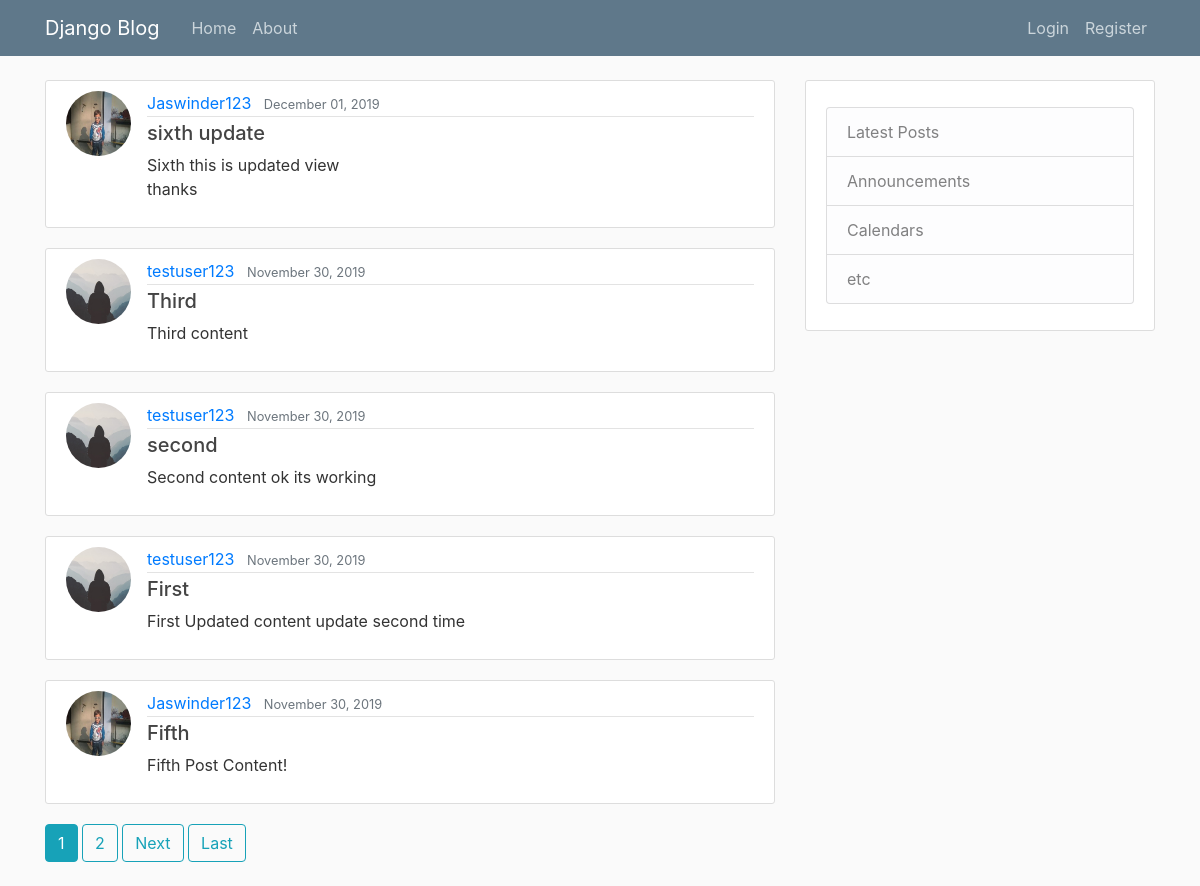
The page / on the database its author committed.
### util/models.py (models this page shows, shortened)
class Post(models.Model):
	title = models.CharField(max_length=100)
	content = models.TextField()
	date_posted = models.DateTimeField(default=timezone.now)
	author = models.ForeignKey(User, on_delete=models.CASCADE)

### users/models.py (models this page shows, shortened)
class Profile(models.Model):
    user = models.OneToOneField(User, on_delete=models.CASCADE)
    image = models.ImageField(default='default.jpg', upload_to='profile_pics')

### util/views.py (the view)
# urls.py: path('', PostListView.as_view(), name='util-home'),
class PostListView(ListView):
    model = Post
    template_name = 'util/home.html'  # <app>/<model>_<viewtype>.html
    context_object_name = 'posts'
    ordering = ['-date_posted']
    paginate_by = 5

### util/templates/util/home.html (shortened to what this page needs)
{% extends "util/base.html" %}
{% block content %}
    {% for post in posts %}
        <article class="media content-section">
        <img class="rounded-circle article-img" src="{{ post.author.profile.image.url }}">
          <div class="media-body">
            <div class="article-metadata">
              <a class="mr-2" href="{% url 'user-posts' post.author %}">{{ post.author }}</a>
              <small class="text-muted">{{ post.date_posted|date:"F d, Y" }}</small>
            </div>
            <h5><a class="article-title" href="{%url 'post-detail' post.id %}">{{ post.title }}</a></h5>
            <p class="article-content">{{ post.content }}</p>
          </div>
        </article>
    {% endfor %}
    {% if is_paginated %}
      {% for num in page_obj.paginator.page_range %}
          {% if page_obj.number == num %}
          <a class="btn btn-info mb-4" href="?page={{ num }}">{{ num }}</a>
          {% elif num > page_obj.number|add:'-3' and num < page_obj.number|add:'3' %}
          <a class="btn btn-outline-info mb-4" href="?page={{ num }}">{{ num }}</a>
          {% endif %}
      {% endfor %}
      {% if page_obj.has_next %}
        <a class="btn btn-outline-info mb-4" href="?page={{ page_obj.next_page_number }}">Next</a>
        <a class="btn btn-outline-info mb-4" href="?page={{ page_obj.paginator.num_pages }}">Last</a>
      {% endif %}
  {% endif %}
{% endblock content %}

### util/templates/util/base.html (shortened to what this page needs)
{% load static %}
<!DOCTYPE html>
<html>
<head>
    <link rel="stylesheet" type="text/css" href="{% static 'bs4/css/bootstrap.min.css' %}">
    <link rel="stylesheet" type="text/css" href="{% static 'css/main.css' %}">
</head>
<body>
    <header class="site-header">
      <nav class="navbar navbar-expand-md navbar-dark bg-steel fixed-top">
        <div class="container">
          <a class="navbar-brand mr-4" href="{% url 'util-home' %}">Django Blog</a>
          <div class="collapse navbar-collapse" id="navbarToggle">
            <div class="navbar-nav mr-auto">
              <a class="nav-item nav-link" href="{% url 'util-home' %}">Home</a>
              <a class="nav-item nav-link" href="{% url 'util-about' %}">About</a>
            </div>
            <div class="navbar-nav">
              {% if request.user.is_authenticated %}
                <a class="nav-item nav-link" href="{% url 'post-create' %}"> New Post</a>
                 <a class="nav-item nav-link" href="{% url 'profile' %}">Profile</a>
                <a class="nav-item nav-link" href="{% url 'logout' %}">Logout</a>
              {% else %}
                <a class="nav-item nav-link" href="{% url 'login' %}">Login</a>
                <a class="nav-item nav-link" href="{% url 'register' %}">Register</a>
              {% endif %}
            </div>
          </div>
        </div>
      </nav>
    </header>
    <main role="main" class="container">
      <div class="row">
        <div class="col-md-8">
          {% block content %}{% endblock %}
        </div>
        <div class="col-md-4">
          <div class="content-section">
            <p class='text-muted'>
              <ul class="list-group">
                <li class="list-group-item list-group-item-light">Latest Posts</li>
                <li class="list-group-item list-group-item-light">Announcements</li>
                <li class="list-group-item list-group-item-light">Calendars</li>
                <li class="list-group-item list-group-item-light">etc</li>
              </ul>
            </p>
          </div>
        </div>
      </div>
    </main>
</body>
</html>

### util/static/css/main.css (style rules this page uses)
body { background: #fafafa; color: #333333; margin-top: 5rem; }
h1, h2, h3, h4, h5, h6 { color: #444444; }
ul { margin: 0; }
.bg-steel { background-color: #5f788a; }
.site-header .navbar-nav .nav-link { color: #cbd5db; }
.content-section { background: #ffffff; padding: 10px 20px; border: 1px solid #dddddd; border-radius: 3px; margin-bottom: 20px; }
.article-title { color: #444444; }
.article-content { white-space: pre-line; }
.article-img { height: 65px; width: 65px; margin-right: 16px; }
.article-metadata { padding-bottom: 1px; margin-bottom: 4px; border-bottom: 1px solid #e3e3e3 }

### rows shown on the page
Post: author.profile.image (picture), author "Jaswinder123", date_posted "December 01, 2019", title "sixth update", content "Sixth this is updated view thanks"
Post: author.profile.image (placeholder picture), author "testuser123", date_posted "November 30, 2019", title "Third", content "Third content"
Post: author.profile.image (placeholder picture), author "testuser123", date_posted "November 30, 2019", title "second", content "Second content ok its working"
Post: author.profile.image (placeholder picture), author "testuser123", date_posted "November 30, 2019", title "First", content "First Updated content update second time"
Post: author.profile.image (picture), author "Jaswinder123", date_posted "November 30, 2019", title "Fifth", content "Fifth Post Content!"

### other values the page prints
{{ num }} "1"
{{ num }} "2"
